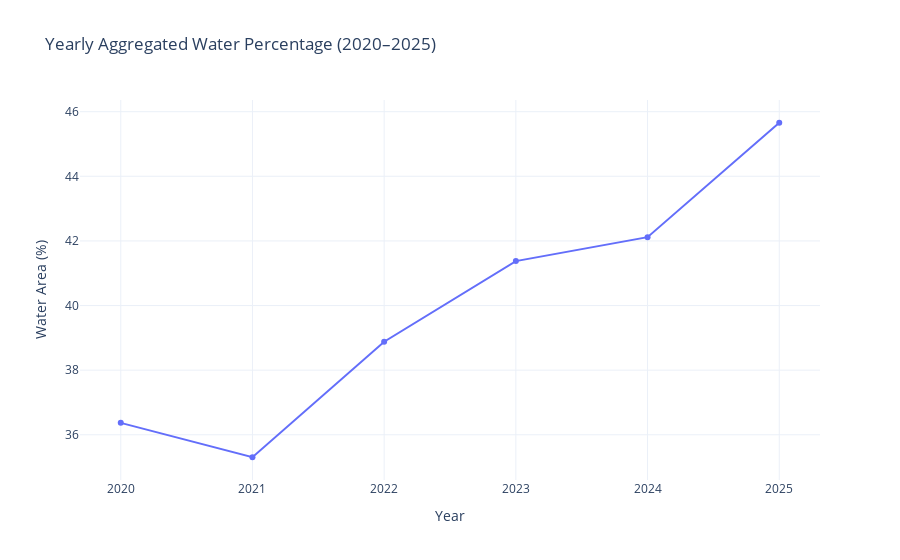

The notebook cell this image was saved under:
### Code cell
import pandas as pd
import plotly.express as px


# Create interactive line plot
fig = px.line(
    yearly_stats, 
    x='year', 
    y='water_pct',
    title='Yearly Aggregated Water Percentage (2020–2025)',
    markers=True,
    labels={'year': 'Year', 'water_pct': 'Areal Water Percentage (%)'},
    template='plotly_white'
)

# Customize layout for clarity
fig.update_layout(
    xaxis=dict(tickmode='linear'),
    yaxis_title='Water Area (%)',
    hovermode='x unified'
)

fig.show()

### Figure 1 — Plotly figure (JSON) as saved in the notebook; plotly's stock layout.template omitted (floating-point values rounded to 4 significant figures)
{"data": [{"hovertemplate": "Year=%{x}<br>Areal Water Percentage (%)=%{y}<extra></extra>", "legendgroup": "", "line": {"color": "#636efa", "dash": "solid"}, "marker": {"symbol": "circle"}, "mode": "lines+markers", "name": "", "orientation": "v", "showlegend": false, "type": "scatter", "x": [2020, 2021, 2022, 2023, 2024, 2025], "xaxis": "x", "y": [36.37, 35.3, 38.88, 41.37, 42.12, 45.66], "yaxis": "y"}], "layout": {"hovermode": "x unified", "legend": {"tracegroupgap": 0}, "title": {"text": "Yearly Aggregated Water Percentage (2020–2025)"}, "xaxis": {"anchor": "y", "domain": [0, 1], "tickmode": "linear", "title": {"text": "Year"}}, "yaxis": {"anchor": "x", "domain": [0, 1], "title": {"text": "Water Area (%)"}}}}
